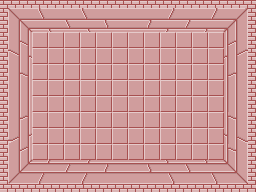

Rendered tile map (Tiled .tmx) drawn with the repository's tilesets; below, a short description and the full map source, tile grids included:
An orthogonal 32x24 tile map with 8x8 px tiles, 1 tile layer (tiles) and 25 objects (12x wall, 9x block, 2x blade_trap, block_push, switch).

<map version="1.2" tiledversion="1.2.0" orientation="orthogonal" renderorder="right-down" width="32" height="24" tilewidth="8" tileheight="8" infinite="0" nextlayerid="3" nextobjectid="43">
 <tileset firstgid="1" source="../images/tileset_red_8x8.tsx" />
 <layer id="1" name="tiles" width="32" height="24">
  <data encoding="csv">
41,41,41,41,41,41,41,41,41,41,41,41,41,41,41,41,41,41,41,41,41,41,41,41,41,41,41,41,41,41,41,41,
41,5,6,7,11,12,13,13,14,13,15,16,17,13,13,13,13,13,13,72,73,74,13,75,13,76,77,78,8,9,10,41,
41,25,26,27,31,32,33,33,34,33,35,36,33,37,33,33,33,33,92,33,93,94,33,95,33,96,97,98,28,29,30,41,
41,45,46,47,51,52,53,52,54,52,55,56,52,57,52,52,52,52,112,52,113,114,52,115,52,116,117,118,48,49,50,41,
41,201,202,203,1,2,1,2,1,2,1,2,1,2,1,2,1,2,1,2,1,2,1,2,1,2,1,2,233,220,99,41,
41,121,122,123,21,22,21,22,21,22,21,22,21,22,21,22,21,22,21,22,21,22,21,22,21,22,21,22,210,211,212,41,
41,141,142,143,1,2,1,2,1,2,1,2,1,2,1,2,1,2,1,2,1,2,1,2,1,2,1,2,230,231,232,41,
41,161,162,163,21,22,21,22,21,22,21,22,21,22,21,22,21,22,21,22,21,22,21,22,21,22,21,22,193,194,195,41,
41,181,202,203,1,2,1,2,1,2,1,2,1,2,1,2,1,2,1,2,1,2,1,2,1,2,1,2,233,220,215,41,
41,201,182,183,21,22,21,22,21,22,21,22,21,22,21,22,21,22,21,22,21,22,21,22,21,22,21,22,213,214,99,41,
41,201,202,203,1,2,1,2,1,2,1,2,1,2,1,2,1,2,1,2,1,2,1,2,1,2,1,2,233,220,99,41,
41,201,202,203,21,22,21,22,21,22,21,22,21,22,21,22,21,22,21,22,21,22,21,22,21,22,21,22,233,220,99,41,
41,201,202,203,1,2,1,2,1,2,1,2,1,2,1,2,1,2,1,2,1,2,1,2,1,2,1,2,233,220,99,41,
41,201,202,203,21,22,21,22,21,22,21,22,21,22,21,22,21,22,21,22,21,22,21,22,21,22,21,22,233,220,99,41,
41,204,125,126,1,2,1,2,1,2,1,2,1,2,1,2,1,2,1,2,1,2,1,2,1,2,1,2,239,240,99,41,
41,124,202,203,21,22,21,22,21,22,21,22,21,22,21,22,21,22,21,22,21,22,21,22,21,22,21,22,233,220,99,41,
41,144,145,146,1,2,1,2,1,2,1,2,1,2,1,2,1,2,1,2,1,2,1,2,1,2,1,2,221,220,99,41,
41,164,165,166,21,22,21,22,21,22,21,22,21,22,21,22,21,22,21,22,21,22,21,22,21,22,21,22,224,225,226,41,
41,184,185,186,1,2,1,2,1,2,1,2,1,2,1,2,1,2,1,2,1,2,1,2,1,2,1,2,239,240,99,41,
41,204,205,206,21,22,21,22,21,22,21,22,21,22,21,22,21,22,21,22,21,22,21,22,21,22,21,22,233,220,99,41,
41,65,66,67,127,130,131,128,129,128,130,131,128,132,128,128,128,128,137,128,138,139,128,140,128,187,188,189,68,69,70,41,
41,85,86,87,147,148,151,151,149,151,150,151,151,152,151,151,151,151,157,151,158,159,151,160,151,207,208,209,88,89,90,41,
41,105,106,107,167,168,169,171,169,171,170,171,172,171,171,171,171,171,171,177,178,179,171,180,171,227,228,229,108,109,110,41,
41,41,41,41,41,41,41,41,41,41,41,41,41,41,41,41,41,41,41,41,41,41,41,41,41,41,41,41,41,41,41,41
</data>
 </layer>
 <objectgroup id="2" name="objects">
  <object id="18" name="wall" x="0" y="0" width="120" height="32" />
  <object id="19" name="wall" x="136" y="0" width="120" height="32" />
  <object id="20" name="wall" x="0" y="104" width="32" height="56" />
  <object id="21" name="wall" x="0" y="32" width="32" height="56" />
  <object id="22" name="wall" x="224" y="32" width="32" height="56" />
  <object id="23" name="wall" x="224" y="104" width="32" height="56" />
  <object id="24" name="wall" x="0" y="160" width="120" height="32" />
  <object id="25" name="wall" x="136" y="160" width="120" height="32" />
  <object id="26" name="blade_trap" x="40" y="40" width="8" height="8" />
  <object id="27" name="blade_trap" x="216" y="40" width="8" height="8" />
  <object id="28" name="block_push" x="80" y="112" width="16" height="16" />
  <object id="29" name="block" x="48" y="112" width="16" height="16" />
  <object id="30" name="block" x="64" y="112" width="16" height="16" />
  <object id="31" name="block" x="96" y="112" width="16" height="16" />
  <object id="32" name="block" x="112" y="112" width="16" height="16" />
  <object id="33" name="block" x="128" y="112" width="16" height="16" />
  <object id="34" name="block" x="144" y="112" width="16" height="16" />
  <object id="35" name="block" x="160" y="112" width="16" height="16" />
  <object id="36" name="block" x="176" y="112" width="16" height="16" />
  <object id="37" name="block" x="192" y="112" width="16" height="16" />
  <object id="38" name="switch" x="96" y="64" width="16" height="16" />
  <object id="39" name="wall" x="120" y="0" width="16" height="8" />
  <object id="40" name="wall" x="120" y="184" width="16" height="8" />
  <object id="41" name="wall" x="248" y="88" width="8" height="16" />
  <object id="42" name="wall" x="0" y="88" width="8" height="16" />
 </objectgroup>
</map>